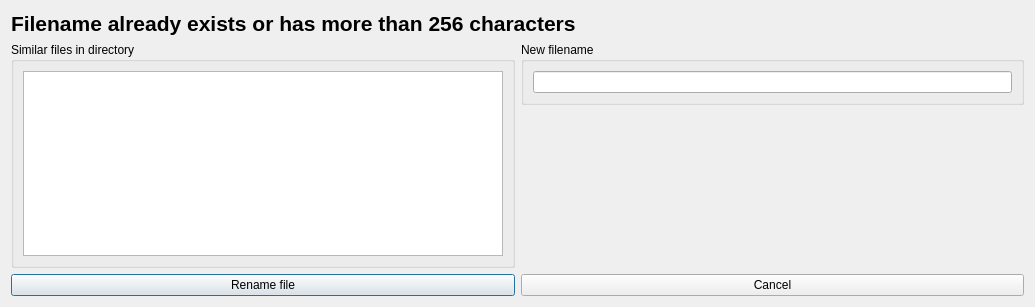
<?xml version="1.0" encoding="UTF-8"?>
<ui version="4.0">
 <class>Dialog</class>
 <widget class="QDialog" name="Dialog">
  <property name="geometry">
   <rect>
    <x>0</x>
    <y>0</y>
    <width>1035</width>
    <height>307</height>
   </rect>
  </property>
  <property name="windowTitle">
   <string>Edit filename</string>
  </property>
  <property name="windowIcon">
   <iconset>
    <normaloff>pypordb/8027068_splash.png</normaloff>pypordb/8027068_splash.png</iconset>
  </property>
  <layout class="QVBoxLayout" name="verticalLayout_3">
   <item>
    <widget class="QLabel" name="label">
     <property name="font">
      <font>
       <pointsize>16</pointsize>
       <weight>75</weight>
       <bold>true</bold>
      </font>
     </property>
     <property name="text">
      <string>Filename already exists or has more than 256 characters</string>
     </property>
    </widget>
   </item>
   <item>
    <layout class="QVBoxLayout" name="verticalLayout_2">
     <item>
      <layout class="QHBoxLayout" name="horizontalLayout">
       <item>
        <widget class="QGroupBox" name="groupBox">
         <property name="title">
          <string>Similar files in directory</string>
         </property>
         <layout class="QGridLayout" name="gridLayout">
          <item row="0" column="0">
           <widget class="QListWidget" name="listWidgetDateinamen"/>
          </item>
         </layout>
        </widget>
       </item>
       <item>
        <layout class="QVBoxLayout" name="verticalLayout">
         <item>
          <widget class="QGroupBox" name="groupBox_2">
           <property name="title">
            <string>New filename</string>
           </property>
           <layout class="QGridLayout" name="gridLayout_2">
            <item row="0" column="0">
             <widget class="QLineEdit" name="lineEditDateiname"/>
            </item>
           </layout>
          </widget>
         </item>
         <item>
          <widget class="QLabel" name="labelDateiname">
           <property name="text">
            <string/>
           </property>
          </widget>
         </item>
         <item>
          <spacer name="verticalSpacer">
           <property name="orientation">
            <enum>Qt::Vertical</enum>
           </property>
           <property name="sizeHint" stdset="0">
            <size>
             <width>20</width>
             <height>40</height>
            </size>
           </property>
          </spacer>
         </item>
        </layout>
       </item>
      </layout>
     </item>
     <item>
      <layout class="QHBoxLayout" name="horizontalLayout_2">
       <item>
        <widget class="QPushButton" name="pushButtonUmbenennen">
         <property name="text">
          <string>Rename file</string>
         </property>
         <property name="shortcut">
          <string>Return</string>
         </property>
         <property name="default">
          <bool>true</bool>
         </property>
         <property name="flat">
          <bool>false</bool>
         </property>
        </widget>
       </item>
       <item>
        <widget class="QPushButton" name="pushButtonCancel">
         <property name="text">
          <string>Cancel</string>
         </property>
        </widget>
       </item>
      </layout>
     </item>
    </layout>
   </item>
  </layout>
 </widget>
 <resources/>
 <connections/>
</ui>
